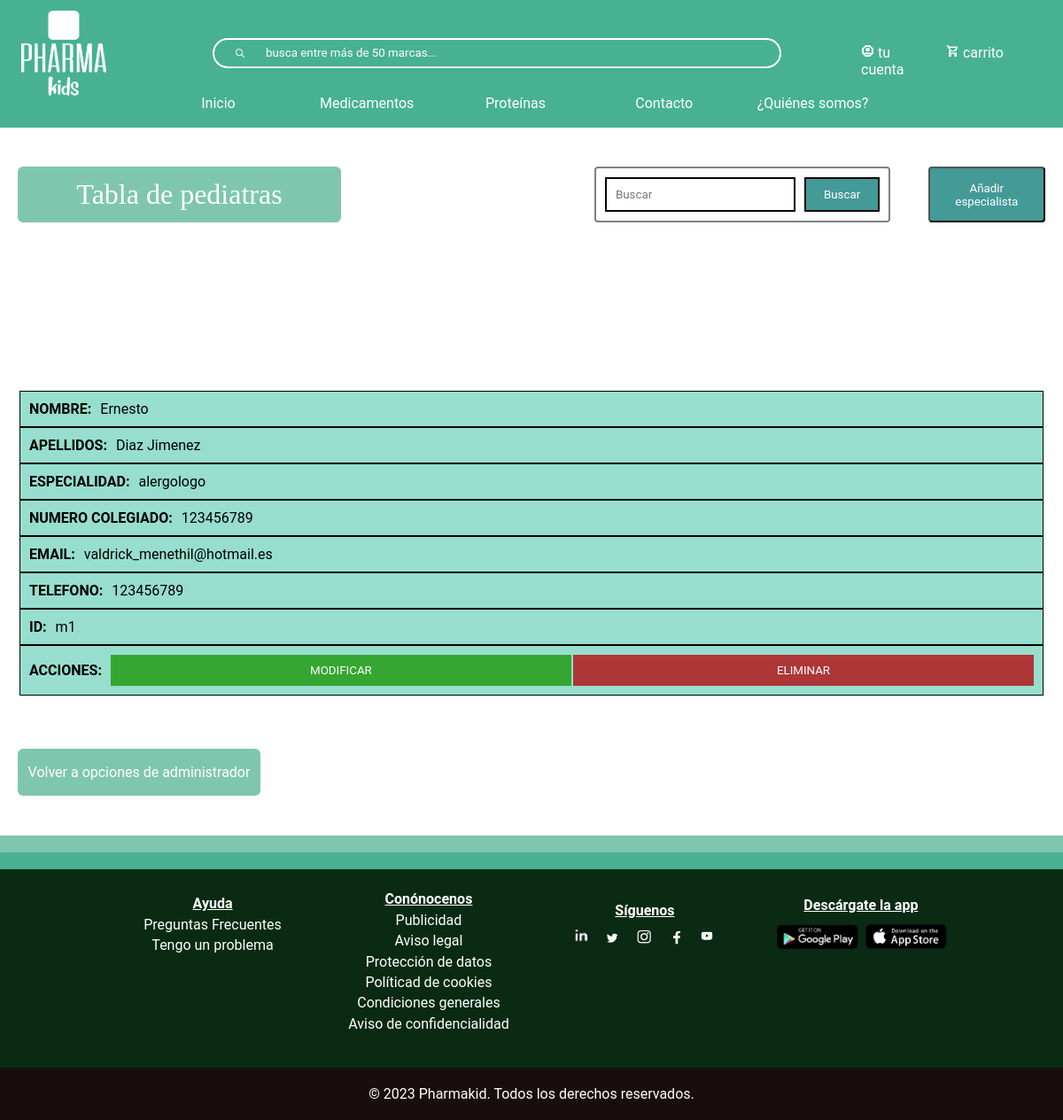
Page /tablaMedico.php on the committed database.
### tables this page shows
CREATE TABLE `medico` (
  `id` varchar(10) NOT NULL,
  `nombre` varchar(50) NOT NULL,
  `apellidos` varchar(100) NOT NULL,
  `especialidad` varchar(50) NOT NULL,
  `numeroColegiado` int(9) NOT NULL,
  `email` varchar(100) NOT NULL,
  `telefono` int(9) NOT NULL
);

### tablaMedico.php (the view, shortened to what this page needs)
<?php
include_once("bbdd/connexionBaseDeDatos.php");
?>
<!DOCTYPE html>
<html lang="en">
<head>
    <link rel="stylesheet" type="text/css" href="css/index.css" >
    <link rel="stylesheet" type="text/css" href="css/header.css" >
    <link rel="stylesheet" type="text/css" href="css/footer.css" >
    <link rel="stylesheet" type="text/css" href="css/tablas.css" >
</head>
<body>
<?php require("footerHeader/header.php")?>
<div id="divTabla">
    <div class="contenedor-botones">
    <h1>Tabla de pediatras</h1>
    <div class="conjunto-buscar-anadir">
        <form action="buscar-medico.php" class="form-busqueda" method="get" name="formu">
            <div class="botones-filtrar" style="display:flex">
                <input class="input-busqueda" type="text"name="busqueda"  placeholder="Buscar" />
                <input class="btn-busqueda" type="submit" value="Buscar"/>
            </div>
        </form>
        <button id="anadirButton">Añadir especialista</button>
    </div>
</div>
<?php
$sql = mysqli_query($conexion, "SELECT * FROM medico ORDER BY CAST(SUBSTRING(id, 2) AS UNSIGNED);");
$resultado = mysqli_num_rows($sql);
if($resultado > 0){
    echo "
    <table id='tabla_Medico'>
        <thead>
            <tr>
                <th>NOMBRE</th>
                <th>APELLIDOS</th>
                <th>ESPECIALIDAD</th>
                <th>NUMERO DE COLEGIADO</th>
                <th>EMAIL</th>
                <th>TELEFONO</th>
                <th>ID</th>
                <th>ACCIONES</th>
            </tr>
        </thead>
        <tbody class='clase_tbody'>";
    while ($row = mysqli_fetch_assoc($sql)) {
        $nombre = $row["nombre"];
        $apellido = $row['apellidos'];
        $especialidad = $row["especialidad"];
        $numeroColegiado = $row["numeroColegiado"];
        $email = $row["email"];
        $telefono = $row["telefono"];
        $id = $row["id"];
        echo"
    <tr>
        <td titulo='NOMBRE:'>$nombre</td>
        <td titulo='APELLIDOS:'>$apellido</td>
        <td titulo='ESPECIALIDAD:'>$especialidad</td>
        <td titulo='NUMERO COLEGIADO:'>$numeroColegiado</td>
        <td titulo='EMAIL:'>$email</td>
        <td titulo='TELEFONO:'>$telefono</td>
        <td titulo='ID:'>$id</td>
        <td titulo='ACCIONES:' class='td-btn'>
                <button class='modificar'>MODIFICAR</button>
                <button class='eliminar'>ELIMINAR</button>
        </td>
    </tr>
            ";
        }
        echo "</tbody>";
}
else
{
echo "<h3 style='text-align:-webkit-center'>No encontrado</h3>";
}
?>
</table>
<a href="administrador.php">Volver a opciones de administrador</a>
</div>
<?php require("footerHeader/footer.php")?>
</body>
</html>

### css/index.css (style rules this page uses)
* { font-family: "Roboto"; padding: 0; margin: 0; box-sizing: border-box; }

### css/header.css (style rules this page uses)
* { margin: 0; box-sizing: border-box; }
a { text-decoration: none; }

### css/tablas.css (style rules this page uses)
table { width: 100%; }
.conjunto-buscar-anadir { display: flex; justify-content: space-between; gap: 38px; }
#divTabla { margin: auto; display: flex; flex-direction: column; width: 100%; padding: 45px 20px; text-align: center; margin-top: 143px; }
.contenedor-botones { display: flex; justify-content: space-between; margin-bottom: 5%; }
#anadirButton { width: 26% ; background-color: #439A97; color: white; border-radius: 4px; cursor: pointer; padding: 10px; transition: .3s; }
#divTabla form { margin-left: 0; }
#divTabla h1 { text-align: center; color: #FFFFFF; background-color: #7FC6AF; border-radius: 6px; width: 100%; text-align: center; max-width: 365px; padding: 4px; font-weight: normal; font-family: Manrope; display: flex; justify-content: center; align-items: center; }
table { width: 100%; border-radius: 20px; margin-top: 100px; }
table tr:nth-child(odd) { background-color: #97DECE; }
#divTabla > a, #divTablaProteina a { margin-top: 5%; background-color: #7FC6AF; border-radius: 6px; width: 100%; padding: 17px 0; max-width: 274px; border: none; color: white; transition: .3s; }
.btn-busqueda-proteina, .btn-busqueda { color: white; border: 2px solid black; background-color: #439A97; margin-left: 10px; padding: 10px 20px; cursor: pointer; transition: .3s; }
.form-busqueda { display: flex; float: right; background-color: initial; padding: 10px; border-radius: 4px; border: 2px solid gray; }
.form-busqueda .input-busqueda { display: flex; width: 100%; border: 2px solid black; padding: 10px }
#divTabla .td-btn { width: 100%; background-color: #F1F1F1; display: flex; padding: 0; height: 100%; align-items: center; }
.modificar { background-color: #35a631; color: white; padding: 10px; margin-right: 2px; width: 100%; border: none; cursor: pointer; transition: .3s; }
.eliminar { width: 100%; background-color: #ae3636; color: white; padding: 10px; border: none; cursor: pointer; transition: .3s; }
#divTabla table td:last-child { background-color: #fff; }
@media screen and (max-width:1277px) { #divTabla table td:last-child { padding: 10px; background-color: initial; justify-content: initial; } }
@media screen and (max-width:1267px) { #divTabla table td:last-child, #divTablaProteina table td:last-child { padding: 10px; background-color: initial; justify-content: initial; } }
@media screen and (max-width:1267px) { #tabla-user tr, #tabla_proteina tr, #tabla_Medico tr, #tabla_citas tr { display: flex; flex-direction: column; } }
@media screen and (max-width:1267px) { #tabla-user .clase_tbody, #tabla_proteina .clase_tbody, #tabla_Medico .clase_tbody, #tabla_citas .clase_tbody { margin-top: 30px; display: grid; grid-template-columns: repeat(auto-fit, minmax(350px, 1fr)); grid-gap: 30px; width: 100%; transition: .3s; } }
@media screen and (max-width:1267px) { #divTabla #tabla-user td[titulo], #divTablaProteina #tabla_proteina td[titulo], #divTabla #tabla_Medico td[titulo], #divTabla #tabla_citas td[titulo] { display: flex; padding: 10px; border: 1px solid black; } }
@media screen and (max-width:1267px) { #tabla-user td[titulo]::before, #tabla_proteina td[titulo]::before, #tabla_Medico td[titulo]::before, #tabla_citas td[titulo]::before { content: attr(titulo); padding: 0 10px 0 0; font-weight: bold; text-transform: uppercase; } }

### rows in the picture
medico: nombre "Ernesto", apellidos "Diaz Jimenez", especialidad "alergologo", numeroColegiado "123456789", email "valdrick_menethil@hotmail.es", telefono "123456789", id "m1"
